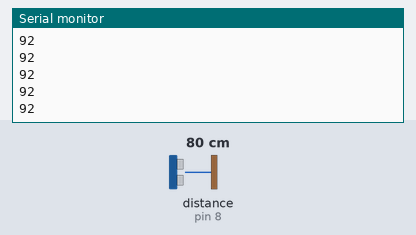
The sketch below on a simulated Arduino Uno, built with avr-gcc and run on an emulated ATmega328P. On the bench: the last lines printed to the serial monitor. Wiring (inferred from the names in the program): ultrasonic range finder: trigger pin 7; echo pin 8. Inputs (shaded band) come from the test bench; at power-on: distance to the obstacle (sensor on pin 8) 80 cm. The echo pulse lasts 58.3 µs per cm.

Above: at 1.2 s.
1.3 s: distance to the obstacle (sensor on pin 8) set to 2 cm
At 1.9 s:
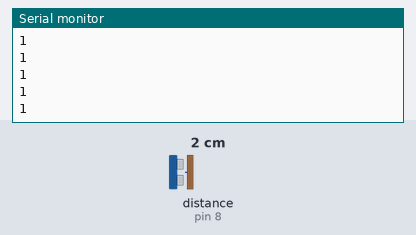
2.8 s: distance to the obstacle (sensor on pin 8) set to 4 cm
At 3.4 s:
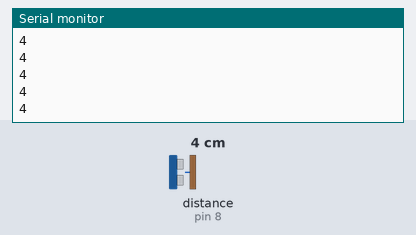
Timing chart, 0 to 5.8 s (numbered marks = the images above; inputs shaded):
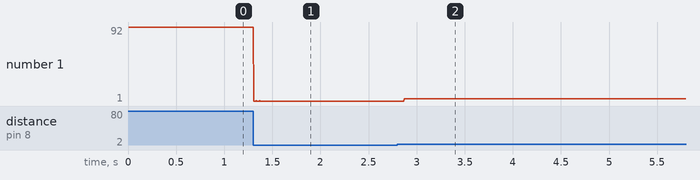

The sketch:

Ultrasonic_sensor_basic.ino
```cpp
//Here things are in microseconds not milliseconds

#define ECHO_PIN 8
#define TRIG_PIN 7

void setup() {
  pinMode(ECHO_PIN, INPUT);
  pinMode(TRIG_PIN, OUTPUT);
  Serial.begin(9600);
}

void loop() {
  digitalWrite(TRIG_PIN, HIGH);
  digitalWrite(TRIG_PIN, LOW);

  int distance = pulseIn(ECHO_PIN,HIGH,15000)/50; //timeout value set at 15000 for 3 metres

  Serial.println(constrain (distance, 1,300));
}
```

Measured:
- after the input at 1.3 s, the serial monitor: prints a new line at once (image 1)
- after the input at 2.8 s, the serial monitor: prints a new line after 0.07 s (image 2)
- plotted number 1: 92 → 1 after the input at 1.3 s, 1 → 4 after the input at 2.8 s
